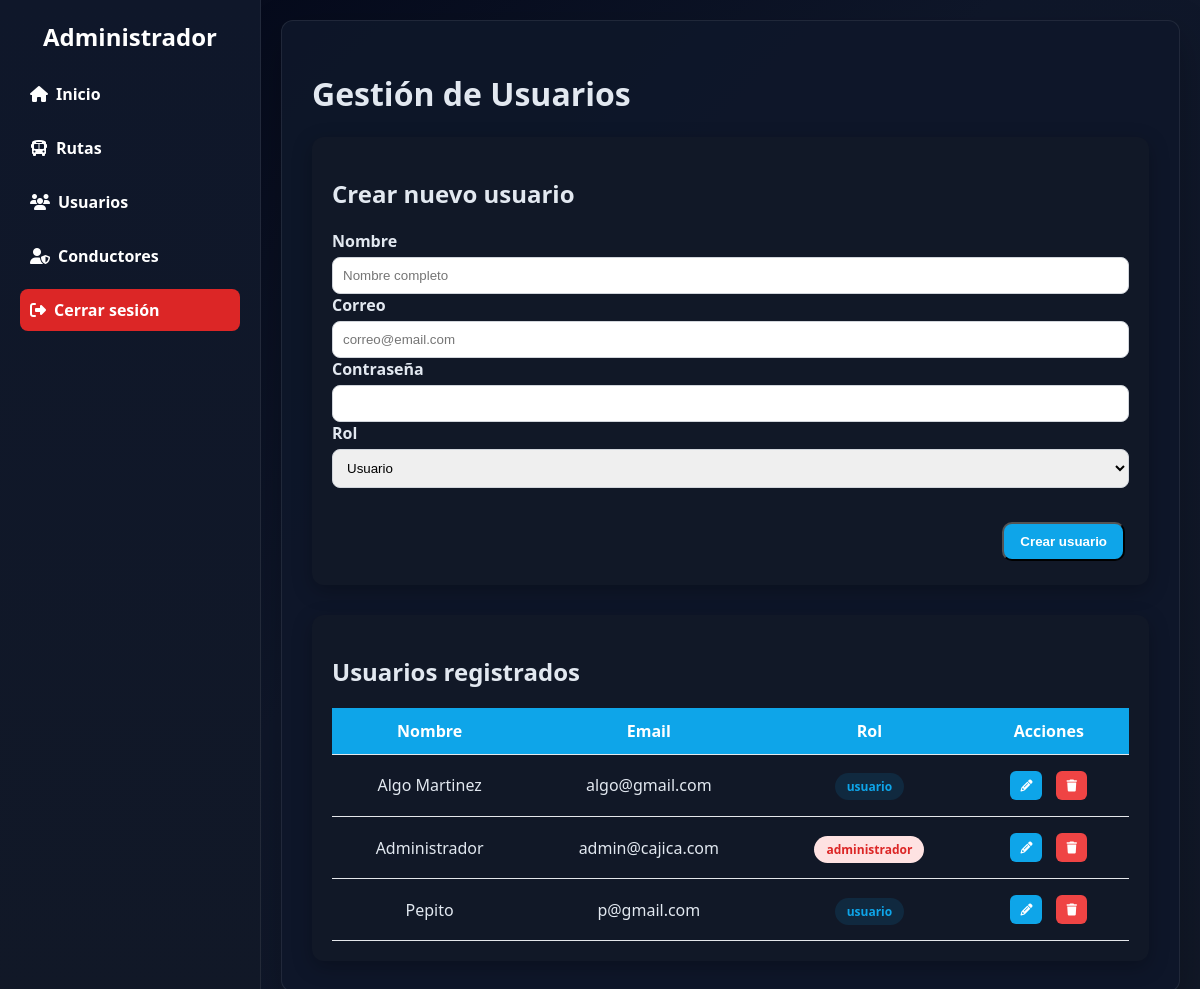
/admin/usuarios (signed in), run on an earlier commit of the app's database.
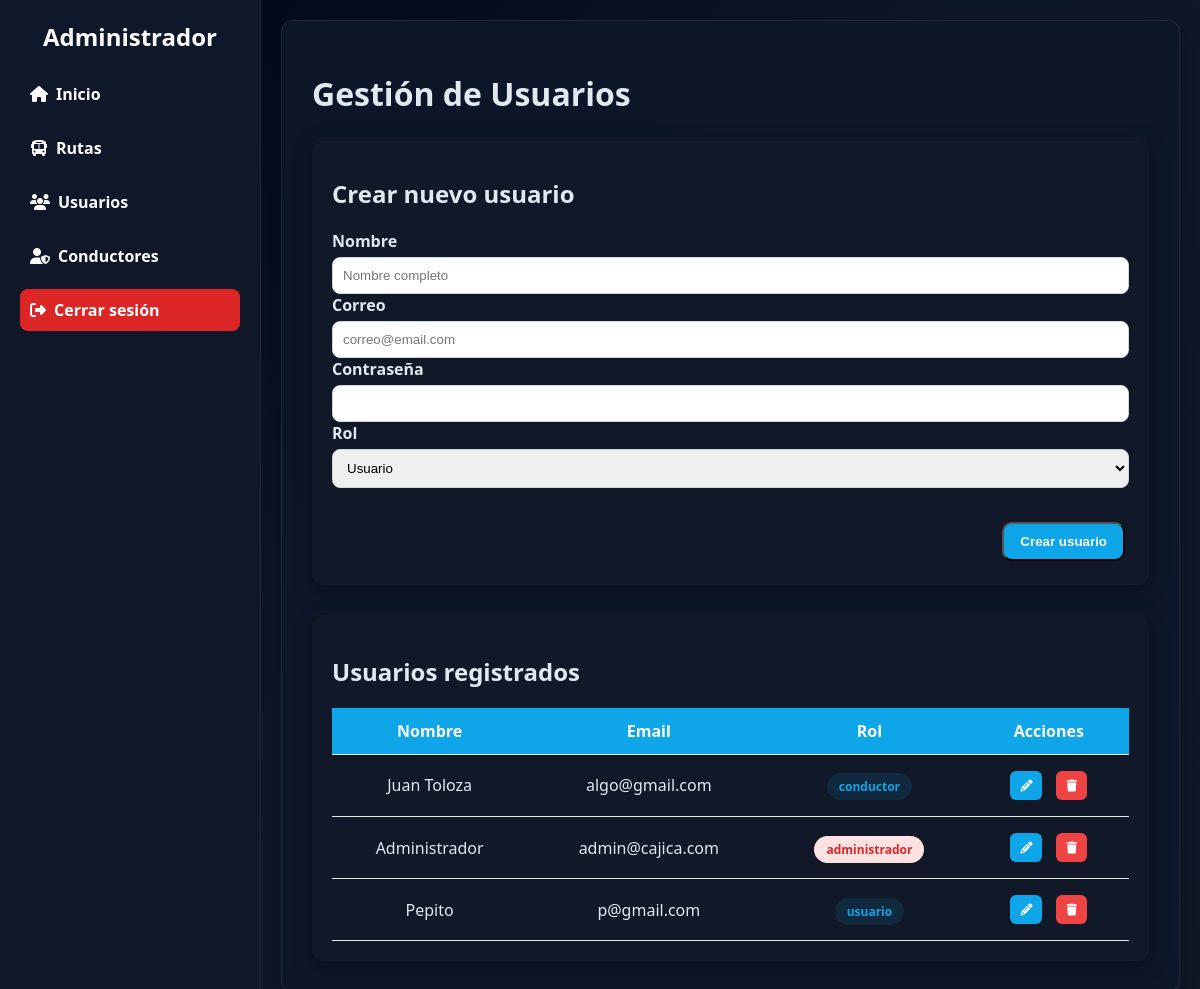
And on a later commit of the database.
### app.py (models this page shows)
class User(db.Model):
    id = db.Column(db.Integer, primary_key=True)
    nombre = db.Column(db.String(100), nullable=False)
    email = db.Column(db.String(100), unique=True, nullable=False)
    password = db.Column(db.String(255), nullable=False)
    tipo = db.Column(db.String(20), nullable=False)  # usuario / conductor / administrador
    ruta_asignada_id = db.Column(db.Integer, db.ForeignKey('ruta.id'), nullable=True)
    ruta_asignada = db.relationship('Ruta', backref='conductores', foreign_keys=[ruta_asignada_id])

### app.py (the view)
@app.route('/admin/usuarios')
@admin_required
def admin_usuarios():
    usuarios = User.query.all()
    return render_template('admin_usuarios.html', usuarios=usuarios)

### auth.py (called while the page is built)
def admin_required(f):
    @wraps(f)
    def decorated_function(*args, **kwargs):
        if session.get('tipo') != "administrador":
            return abort(403)
        return f(*args, **kwargs)
    return decorated_function

### templates/admin_usuarios.html (shortened to what this page needs)
{% extends "admin.html" %}
{% block content %}
<h1>Gestión de Usuarios</h1>
<section class="form-section">
    <h2>Crear nuevo usuario</h2>
    <form method="POST" action="{{ url_for('crear_usuario') }}" class="user-form">
        <div class="form-grid">
            <div class="form-group">
                <label for="nombre">Nombre</label>
                <input type="text" id="nombre" name="nombre" placeholder="Nombre completo" required>
            </div>
            <div class="form-group">
                <label for="correo">Correo</label>
                <input type="email" id="correo" name="correo" placeholder="correo@email.com" required>
            </div>
            <div class="form-group">
                <label for="password">Contraseña</label>
                <input type="password" id="password" name="password" required>
            </div>
            <div class="form-group">
                <label for="tipo">Rol</label>
                <select id="tipo" name="tipo" required>
                    <option value="usuario">Usuario</option>
                </select>
            </div>
        </div>
        <div class="form-actions">
            <button type="submit" class="btn btn-new">Crear usuario</button>
        </div>
    </form>
</section>
<section class="table-section">
    <h2>Usuarios registrados</h2>
    <div class="table-container">
        <table class="user-table">
            <thead>
                <tr>
                    <th>Nombre</th>
                    <th>Email</th>
                    <th>Rol</th>
                    <th>Acciones</th>
                </tr>
            </thead>
            <tbody>
                {% for u in usuarios %}
                <tr>
                    <td>{{ u.nombre }}</td>
                    <td>{{ u.email }}</td>
                    <td>
                        <span class="badge
                            {% if u.tipo == 'administrador' %}badge-admin
                            {% elif u.tipo == 'conductor' %}badge-driver
                            {% else %}badge-user
                            {% endif %}">
                            {{ u.tipo }}
                        </span>
                    </td>
                    <td class="actions">
                        <a href="{{ url_for('editar_usuario', id=u.id) }}" class="btn btn-edit">
                            <i class="fa fa-pencil-alt"></i>
                        </a>
                                    <a href="{{ url_for('eliminar_usuario', id=u.id) }}"
                class="btn btn-delete"
                onclick="return confirm('¿Estás seguro de eliminar este usuario?');">
            <i class="fa fa-trash"></i>
                        </a>
                    </td>
                </tr>
                {% endfor %}
            </tbody>
        </table>
    </div>
</section>
{% endblock %}

What changed in the data, as far as the page shows it:
changed User "algo@gmail.com": nombre "Algo Martinez" → "Juan Toloza"; tipo "usuario" → "conductor"
